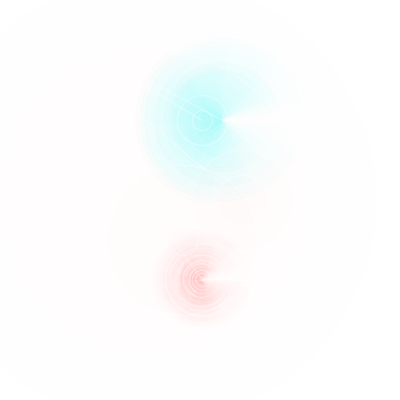
Frame 1 (no input)
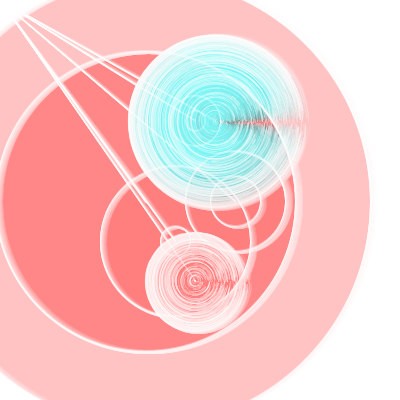
Frame 60 (the mouse pressed at the canvas centre just before this capture)
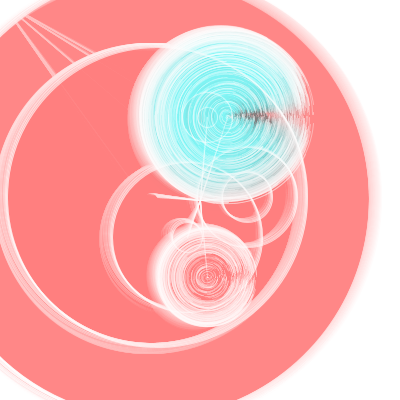
Frame 120 (the mouse held since frame 60 and released just before this capture)

The Processing sketch that drew these frames (run headless with seeded random() and noise(); from frame 60 on, the mouse is pressed at the canvas centre):

// Processing sketch: processing_81337
// ── processing_81337.pde

/*Title: Spinning 
 Description:Create an animation using the cos() and sin() functions as generators for motion.
 Created: September 26, 2012
 by: Min Fan
 Email:mfan1028@gmail.com
 */

//Declare the global variables 
float angle = 0.0;
//Set the initial movement speed 
float scalar = 2;
//Set the accelerated movement speed 
float speed = 0.05;
//Set the size of arc
float radius=50;

//Declare the setup method 
void setup() {
  //Set the size of canvas 
  size(400, 400);
  //Set the background color to white
  background(255);
  //Turn on the smooth function
  smooth();
  //Set the stroke to white color
  stroke(255, 0, 0, 1);
}

//Declare the draw method to draw spinning arcs
void draw() {
  frameRate(120); 
  //Set x1 and y1 the positions for arc
  float x1 = 220 + cos(angle) * scalar;
  float y1 = 120 + sin(angle) * scalar;
  //For loop to draw arcs with random sizes and random radians
  for (int i=0; i<=width; i+=radius/2) {
    for (int j=0; j<=height; j+=radius/2) {
      //Set the random size of arc
      float size = (random(radius*3.5));
      //Fill blue color 
      fill(0, 138, 255, 1);
      //Draw arc at position x1,yi with size of (random(radius*3.5)) and radians of random(PI*2)
      arc(x1, y1, size, size, random(PI*2), random(PI*2));
    }
  }
  //Set the stroke to white 
  stroke(255, 100);
  //Draw line with mouse from position x1 y1
  line(mouseX, mouseY, x1, y1);

  //Draw the 2nd spinning arc at position x2 and y2
  float x2 =200 + cos(angle) * scalar;
  float y2 =280 + sin(angle) * scalar;
  for (int i=0; i<=width; i+=radius/2) {
    for (int j=0; j<=height; j+=radius/2) {
      float size = (random(radius*2));
      fill(255, 6, 70, 1);
      arc(x2, y2, size, size, random(PI*2), random(PI*2));
    }
  }
  stroke(255, 100);
  //Draw line with mouse movement from position x2 y2
  line(mouseX, mouseY, x2, y2);

  //Draw the 3rd and 4th spinning arcs at position x3 and y3
  float x3 = 150  + cos(angle) * scalar;
  float y3 = 200 + sin(angle) * scalar;
  arc(x3, y3, 300, 300, 0, PI*2);
  arc(x3, y3, 450, 450, 0, TWO_PI);
  //Draw line with mouse movement from position x3 y3
  line(mouseX, mouseY, x3, y3);

  //Draw the 5th and 6th spinning arcs at position x4 and y4
  float x4= 200 + cos(angle) * scalar;
  float y4 =120+ sin(angle) * scalar;
  arc(x4, y4, 20, 20, 0, PI*2);
  arc(x4, y4, 50, 50, 0, TWO_PI);
  //Draw line with mouse movement from position x4 y4
  line(mouseX, mouseY, x4, y4);

  //Draw the 7th and 8th spinning arcs at position x5 and y5
  float x5 =240+cos(angle) * scalar;
  float y5 = 200 + sin(angle) * scalar;
  arc(x5, y5, 50, 50, 0, PI*2);
  arc(x5, y5, 100, 100, 0, TWO_PI);
  //Draw line with mouse movement from position x5 y5
  line(mouseX, mouseY, x5, y5); 

  //Draw the 9th and 10th spinning arcs at position x6 and y6
  float x6=180+cos(angle) * scalar;
  float y6 =240+ sin(angle) * scalar;
  arc(x6, y6, 30, 30, 0, PI*2);
  arc(x6, y6, 150, 150, 0, TWO_PI);
  //Draw line with mouse movement from position x6 y6
  line(mouseX, mouseY, x6, y6);

  //Movement of the animation
  angle += speed; 
  //Update the speed of the animation
  scalar += speed;
}
